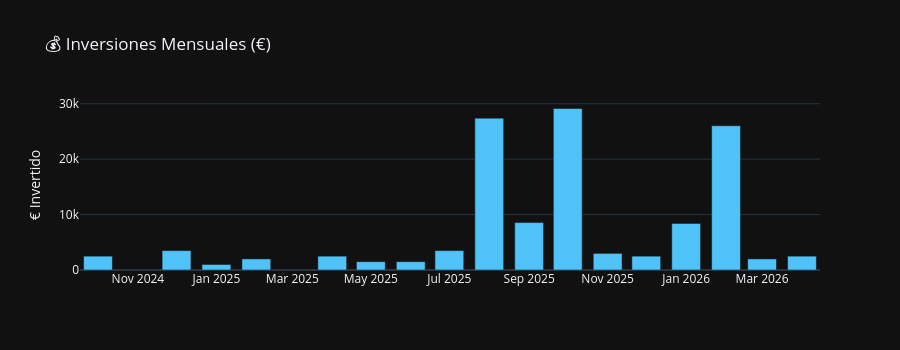

Notebook source saved alongside this figure:
### Markdown cell above
## 5. Movimientos + Resumen de Órdenes

### Code cell
# Resumen de inversiones por mes y año
client.plot_orders_summary(mode="monthly").show()
client.plot_orders_summary(mode="yearly").show()

orders = client.orders_summary()
yearly = orders["yearly"]
if yearly:
    df_yearly = pd.DataFrame([
        {"Año": k, "Total Invertido (€)": v} for k, v in sorted(yearly.items())
    ])
    print("\n📅 Inversiones por Año:")
    display(df_yearly.style.format({"Total Invertido (€)": "€{:,.2f}"}))
    print(f"\nTotal histórico: €{sum(yearly.values()):,.2f}")

### Figure 1 — Plotly figure (JSON) as saved in the notebook; plotly's stock layout.template omitted (floating-point values rounded to 4 significant figures)
{"data": [{"hovertemplate": "=%{x}<br>€ Invertido=%{y}<extra></extra>", "legendgroup": "", "marker": {"color": "#4fc3f7", "pattern": {"shape": ""}}, "name": "", "orientation": "v", "showlegend": false, "textposition": "auto", "type": "bar", "x": ["2024-10", "2024-12", "2025-01", "2025-02", "2025-04", "2025-05", "2025-06", "2025-07", "2025-08", "2025-09", "2025-10", "2025-11", "2025-12", "2026-01", "2026-02", "2026-03", "2026-04"], "xaxis": "x", "y": [2500.0, 3500.0, 1000.0, 2000.0, 2500.0, 1500.0, 1500.0, 3500.0, 27400.0, 8556.0, 29140.0, 3000.0, 2500.0, 8400.0, 26030.0, 2000.0, 2500.0], "yaxis": "y"}], "layout": {"barmode": "relative", "height": 350, "legend": {"tracegroupgap": 0}, "title": {"text": "💰 Inversiones Mensuales (€)"}, "xaxis": {"anchor": "y", "domain": [0, 1], "title": {"text": ""}}, "yaxis": {"anchor": "x", "domain": [0, 1], "title": {"text": "€ Invertido"}}}}
